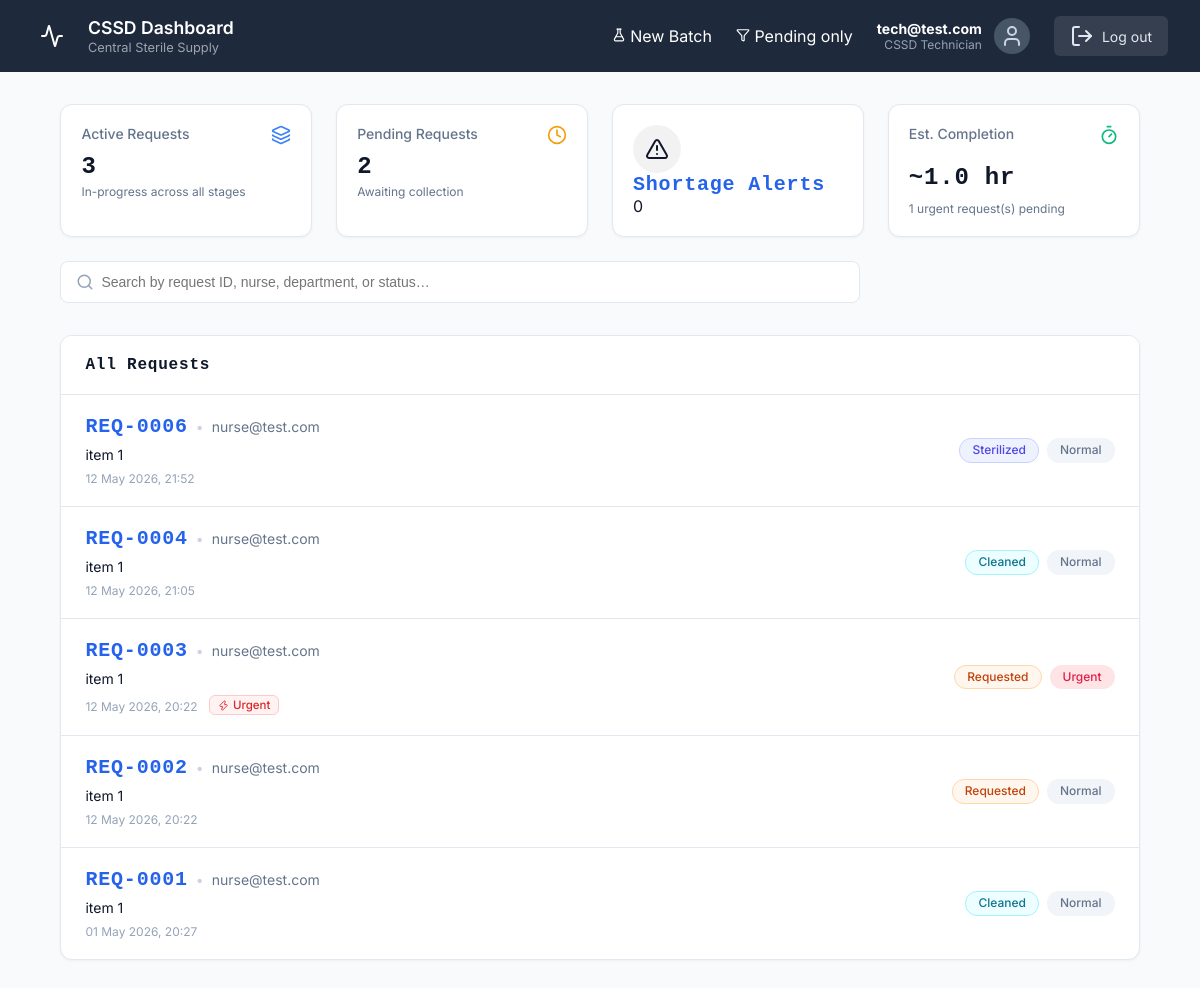
Screenshot of /dashboard/ (signed in) with the database file from the repository.
### CSSD_Management_System/models.py (models this page shows, shortened)
class CustomUser(AbstractUser):
    ROLE_CHOICES = [
        ('System Administrator', 'System Administrator'),
        ('CSSD Technician', 'CSSD Technician'),
        ('Department Nurse', 'Department Nurse'),
        ('Hospital Administrator', 'Hospital Administrator'),
    ]
    username = None
    email = models.EmailField(_('email address'), unique=True)
    role = models.CharField(max_length=50, choices=ROLE_CHOICES)
    department = models.CharField(max_length=100, blank=True)
    USERNAME_FIELD = 'email'
    REQUIRED_FIELDS = []
    objects = CustomUserManager()

class InstrumentRequest(models.Model):
    PRIORITY_CHOICES = [
        ('Normal', 'Normal'),
        ('Urgent', 'Urgent'),
    ]
    STATUS_CHOICES = [
        ('Requested', 'Requested'),
        ('Collected', 'Collected'),
        ('Cleaned', 'Cleaned'),
        ('Sterilized', 'Sterilized'),
        ('Packed', 'Packed'),
        ('Delivered', 'Delivered'),
    ]
    requester = models.ForeignKey(CustomUser, on_delete=models.CASCADE, related_name='requests')
    priority = models.CharField(max_length=50, choices=PRIORITY_CHOICES, default='Normal')
    status = models.CharField(max_length=50, choices=STATUS_CHOICES, default='Requested')
    department = models.CharField(max_length=100, blank=True)
    notes = models.TextField(blank=True)
    last_operator = models.ForeignKey(
        CustomUser,
        on_delete=models.SET_NULL,
        null=True,
        blank=True,
        related_name='processed_requests'
    )
    batch = models.ForeignKey(SterilizationBatch, null=True, blank=True, on_delete=models.SET_NULL, related_name='requests')
    is_archived = models.BooleanField(default=False)
    submitted_at = models.DateTimeField(auto_now_add=True)
    collected_at = models.DateTimeField(null=True, blank=True)
    cleaned_at = models.DateTimeField(null=True, blank=True)
    sterilized_at = models.DateTimeField(null=True, blank=True)
    packed_at = models.DateTimeField(null=True, blank=True)
    delivered_at = models.DateTimeField(null=True, blank=True)

class RequestItem(models.Model):
    request = models.ForeignKey(InstrumentRequest, on_delete=models.CASCADE, related_name='items')
    inventory_item = models.ForeignKey(InventoryItem, on_delete=models.CASCADE)
    quantity = models.IntegerField(default=1)

class InventoryItem(models.Model):
    name = models.CharField(max_length=255)
    category = models.CharField(max_length=100)
    current_stock = models.IntegerField(default=0)
    min_threshold = models.IntegerField(default=10)

### CSSD_Management_System/views.py (the view)
# urls.py: path('dashboard/', views.dashboard_router, name='dashboard_router'),
@login_required
def dashboard_router(request):
    role = request.user.role
    if role in ['CSSD Technician', 'System Administrator', 'Hospital Administrator']:
        filter_status = request.GET.get('filter', '')
        all_requests = InstrumentRequest.objects.prefetch_related(
            'items__inventory_item', 'requester'
        ).order_by('-submitted_at')
        display_requests = (
            all_requests.filter(status='Requested')
            if filter_status == 'pending'
            else all_requests
        )
        stat_pending = all_requests.filter(status='Requested').count()
        stat_active  = all_requests.filter(
            status__in=['Collected', 'Cleaned', 'Sterilized', 'Packed']
        ).count()
        stat_alerts  = InventoryItem.objects.filter(current_stock__lt=3).count()
        STATUS_ORDER = ['Requested', 'Collected', 'Cleaned', 'Sterilized', 'Packed', 'Delivered']
        urgent_reqs  = all_requests.filter(priority='Urgent').exclude(status='Delivered')
        eta_text, eta_desc = 'No urgent', 'All clear'
        if urgent_reqs.exists():
            def eta_mins(r):
                idx = STATUS_ORDER.index(r.status) if r.status in STATUS_ORDER else 0
                return max(0, (len(STATUS_ORDER) - 1 - idx) * 20)
            mins = min(eta_mins(r) for r in urgent_reqs)
            eta_text = f'~{mins} min' if mins < 60 else f'~{mins // 60:.1f} hr'
            eta_desc = f'{urgent_reqs.count()} urgent request(s) pending'
        context = {
            'requests':      display_requests,
            'filter_status': filter_status,
            'stat_pending':  stat_pending,
            'stat_active':   stat_active,
            'stat_alerts':   stat_alerts,
            'eta_text':      eta_text,
            'eta_desc':      eta_desc,
        }
        return render(request, 'cssd-dashboard.html', context)
    elif role == 'Department Nurse':
        return nurse_dashboard(request)
    return HttpResponse(f"Role '{role}' not recognized.", status=403)

### CSSD_Management_System/templates/cssd-dashboard.html (shortened to what this page needs)
{% load static %}
<!DOCTYPE html>
<html lang="en">
<head>
  <link rel="stylesheet" href="{% static 'styles.css' %}">
  <link rel="stylesheet" href="{% static 'extended_styles.css' %}">
</head>
<body>
  <div class="dashboard-wrapper theme-blue">
    <nav class="dashboard-nav theme-dark-blue">
      <div class="nav-brand">
        <div class="nav-logo blue"><i data-lucide="activity"></i></div>
        <div class="nav-title">
          <h2>CSSD Dashboard</h2>
          <p>Central Sterile Supply</p>
        </div>
      </div>
      <div class="nav-actions">
        <a href="{% url 'cssd_batch_create' %}" class="nav-action-link" id="newBatchBtn">
          <i data-lucide="flask-conical" style="width:14px;height:14px;"></i>
          New Batch
        </a>
        <a href="{% url 'dashboard_router' %}?filter={% if filter_status == 'pending' %}{% else %}pending{% endif %}"
           class="nav-action-link"
           id="filterPendingBtn">
          <i data-lucide="filter" style="width:14px;height:14px;"></i>
          {% if filter_status == 'pending' %}Show All{% else %}Pending only{% endif %}
        </a>
        <div class="user-profile">
          <div class="user-info-text">
            <strong>{{ request.user.get_full_name|default:request.user.email }}</strong>
            <span>{{ request.user.role }}</span>
          </div>
          <div class="user-avatar"><i data-lucide="user"></i></div>
        </div>
        <a href="{% url 'logout' %}" class="btn-logout"><i data-lucide="log-out"></i> Log out</a>
      </div>
    </nav>
    <main class="dashboard-main">
      <div class="dashboard-container">
        <div class="cssd-stats-grid">
          <a href="{% url 'dashboard_router' %}" class="stat-card" style="text-decoration:none;display:block;">
            <div class="stat-header">
              <span class="stat-label">Active Requests</span>
              <i data-lucide="layers" class="stat-icon-small blue"></i>
            </div>
            <h3 class="stat-value">{{ stat_active }}</h3>
            <p class="stat-desc">In-progress across all stages</p>
          </a>
          <a href="{% url 'dashboard_router' %}?filter=pending" class="stat-card" style="text-decoration:none;display:block;">
            <div class="stat-header">
              <span class="stat-label">Pending Requests</span>
              <i data-lucide="clock" class="stat-icon-small orange"></i>
            </div>
            <h3 class="stat-value">{{ stat_pending }}</h3>
            <p class="stat-desc">Awaiting collection</p>
          </a>
          <a href="{% url 'cssd_inventory_alerts' %}" class="stat-card alert-stat" style="text-decoration:none;display:flex;">
            <div class="stat-icon-wrapper"><i data-lucide="alert-triangle"></i></div>
            <div class="stat-info">
              <h3>Shortage Alerts</h3>
              <span class="stat-number">{{ stat_alerts }}</span>
            </div>
          </a>
          <div class="stat-card">
            <div class="stat-header">
              <span class="stat-label">Est. Completion</span>
              <i data-lucide="timer" class="stat-icon-small green"></i>
            </div>
            <h3 class="stat-value">{{ eta_text }}</h3>
            <p class="stat-desc">{{ eta_desc }}</p>
          </div>
        </div>
        <div class="cssd-filters-bar">
          <div class="search-input-wrapper expand">
            <i data-lucide="search" class="search-icon"></i>
            <input type="text" class="search-input" id="searchBox"
                   placeholder="Search by request ID, nurse, department, or status…">
          </div>
        </div>
        <div class="cssd-requests-panel" id="requests-panel">
          <div class="panel-header">
            <h3>
              {% if filter_status == 'pending' %}Pending Requests{% else %}All Requests{% endif %}
            </h3>
          </div>
          <div class="cssd-list" id="requestList">
            {% for req in requests %}
            {% with items=req.items.all %}
            <a href="{% url 'cssd_request_details' req.id %}"
               class="cssd-list-item"
               style="text-decoration:none;color:inherit;display:flex;"
               data-search="req-{{ req.id|stringformat:'04d' }} {{ req.requester.email }} {{ req.department }} {{ req.status }} {% for item in items %}{{ item.inventory_item.name }} {% endfor %}">
              <div class="item-main">
                <div class="item-title">
                  <span class="item-id">REQ-{{ req.id|stringformat:"04d" }}</span>
                  <span class="dot-separator">•</span>
                  <span class="item-requester">{{ req.requester.email }}</span>
                </div>
                <div class="item-subtitle">
                  {% for item in items %}{{ item.inventory_item.name }}{% if not forloop.last %}, {% endif %}{% endfor %}
                </div>
                <div class="item-time">
                  {{ req.submitted_at|date:"d M Y, H:i" }}
                  {% if req.priority == 'Urgent' %}
                  <span class="eta-badge urgent" style="margin-left:8px;">
                    <i data-lucide="zap" style="width:11px;height:11px;"></i> Urgent
                  </span>
                  {% endif %}
                </div>
              </div>
              <div class="item-actions">
                <span class="pill status-{{ req.status }}">{{ req.status }}</span>
                {% if req.priority == 'Urgent' %}
                  <span class="pill pill-urgent">Urgent</span>
                {% else %}
                  <span class="pill pill-normal">Normal</span>
                {% endif %}
              </div>
            </a>
            {% endwith %}
            {% empty %}
            <div style="text-align:center;padding:2rem;color:#94a3b8;">
              No requests found.
            </div>
            {% endfor %}
          </div>
        </div>
      </div>
    </main>
  </div>
</body>
</html>

### CSSD_Management_System/static/extended_styles.css (style rules this page uses)
:root { --color-border: #e2e8f0; --color-danger: #ef4444; --color-warning: #f59e0b; --color-background: #f8fafc; --radius-sm: 4px; --radius-md: 8px; --radius-lg: 12px; --spacing-sm: 0.5rem; --spacing-md: 1rem; --spacing-lg: 1.5rem; --spacing-xl: 2rem; }
.req-id, .item-id, h3 { color: var(--color-primary); font-family: monospace; font-size: 1.25rem; font-weight: 800; letter-spacing: 0.05rem; }
.dashboard-container { max-width: 1500px !important; width: 95% !important; }
.search-input-wrapper { max-width: 800px !important; }

### CSSD_Management_System/templates/cssd-dashboard.html (style rules this page uses)
.eta-badge { display:inline-flex;align-items:center;gap:4px; background:#eff6ff;color:#2563eb;border:1px solid #bfdbfe; border-radius:6px;padding:2px 8px;font-size:.72rem;font-weight:500; }
.eta-badge.urgent { background:#fef2f2;color:#dc2626;border-color:#fecaca; }

### rows the page displays
CustomUser: user.get_full_name "tech@test.com", user.role "CSSD Technician"
InstrumentRequest: id "0006", requester.email "nurse@test.com", submitted_at "12 May 2026, 21:52", status "Sterilized", priority "Normal"
RequestItem: inventory_item.name "item 1"
InstrumentRequest: id "0004", requester.email "nurse@test.com", submitted_at "12 May 2026, 21:05", status "Cleaned", priority "Normal"
RequestItem: inventory_item.name "item 1"
InstrumentRequest: id "0003", requester.email "nurse@test.com", submitted_at "12 May 2026, 20:22", priority "Urgent" (drawn), status "Requested"
RequestItem: inventory_item.name "item 1"
InstrumentRequest: id "0002", requester.email "nurse@test.com", submitted_at "12 May 2026, 20:22", status "Requested", priority "Normal"
RequestItem: inventory_item.name "item 1"
InstrumentRequest: id "0001", requester.email "nurse@test.com", submitted_at "01 May 2026, 20:27", status "Cleaned", priority "Normal"
RequestItem: inventory_item.name "item 1"

### other values shown
{{ stat_active }} "3"
{{ stat_pending }} "2"
{{ stat_alerts }} "0"
{{ eta_text }} "~1.0 hr"
{{ eta_desc }} "1 urgent request(s) pending"
